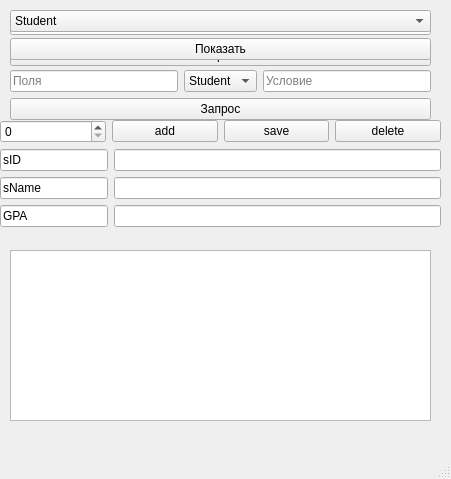
<?xml version="1.0" encoding="UTF-8"?>
<ui version="4.0">
 <class>MainWindow</class>
 <widget class="QMainWindow" name="MainWindow">
  <property name="geometry">
   <rect>
    <x>0</x>
    <y>0</y>
    <width>451</width>
    <height>479</height>
   </rect>
  </property>
  <property name="windowTitle">
   <string>MainWindow</string>
  </property>
  <widget class="QWidget" name="centralwidget">
   <widget class="QWidget" name="WTable" native="true">
    <property name="geometry">
     <rect>
      <x>0</x>
      <y>10</y>
      <width>441</width>
      <height>421</height>
     </rect>
    </property>
    <widget class="QWidget" name="verticalLayoutWidget_2">
     <property name="geometry">
      <rect>
       <x>10</x>
       <y>0</y>
       <width>421</width>
       <height>51</height>
      </rect>
     </property>
     <layout class="QVBoxLayout" name="LTable">
      <item>
       <widget class="QComboBox" name="Table">
        <item>
         <property name="text">
          <string>Student</string>
         </property>
        </item>
        <item>
         <property name="text">
          <string>College</string>
         </property>
        </item>
       </widget>
      </item>
      <item>
       <widget class="QPushButton" name="showTable">
        <property name="text">
         <string>Показать</string>
        </property>
       </widget>
      </item>
     </layout>
    </widget>
    <widget class="QTableView" name="tableView">
     <property name="geometry">
      <rect>
       <x>10</x>
       <y>240</y>
       <width>421</width>
       <height>171</height>
      </rect>
     </property>
    </widget>
    <widget class="QWidget" name="Redactor" native="true">
     <property name="geometry">
      <rect>
       <x>0</x>
       <y>110</y>
       <width>441</width>
       <height>121</height>
      </rect>
     </property>
     <layout class="QVBoxLayout" name="verticalLayout">
      <item>
       <layout class="QHBoxLayout" name="Buttons">
        <item>
         <widget class="QSpinBox" name="spinBox"/>
        </item>
        <item>
         <widget class="QPushButton" name="add">
          <property name="text">
           <string>add</string>
          </property>
         </widget>
        </item>
        <item>
         <widget class="QPushButton" name="save">
          <property name="text">
           <string>save</string>
          </property>
         </widget>
        </item>
        <item>
         <widget class="QPushButton" name="delete_2">
          <property name="text">
           <string>delete</string>
          </property>
         </widget>
        </item>
       </layout>
      </item>
      <item>
       <layout class="QFormLayout" name="Fields">
        <item row="0" column="0">
         <widget class="QLineEdit" name="nameField1">
          <property name="text">
           <string>sID</string>
          </property>
          <property name="readOnly">
           <bool>true</bool>
          </property>
         </widget>
        </item>
        <item row="0" column="1">
         <widget class="QLineEdit" name="field1"/>
        </item>
        <item row="1" column="0">
         <widget class="QLineEdit" name="nameField2">
          <property name="text">
           <string>sName</string>
          </property>
          <property name="readOnly">
           <bool>true</bool>
          </property>
         </widget>
        </item>
        <item row="1" column="1">
         <widget class="QLineEdit" name="field2"/>
        </item>
        <item row="2" column="0">
         <widget class="QLineEdit" name="nameField3">
          <property name="text">
           <string>GPA</string>
          </property>
          <property name="readOnly">
           <bool>true</bool>
          </property>
         </widget>
        </item>
        <item row="2" column="1">
         <widget class="QLineEdit" name="field3"/>
        </item>
       </layout>
      </item>
     </layout>
    </widget>
    <widget class="QWidget" name="verticalLayoutWidget_3">
     <property name="geometry">
      <rect>
       <x>10</x>
       <y>60</y>
       <width>421</width>
       <height>51</height>
      </rect>
     </property>
     <layout class="QGridLayout" name="LQuery">
      <item row="0" column="0">
       <widget class="QLineEdit" name="entFields">
        <property name="placeholderText">
         <string>Поля</string>
        </property>
       </widget>
      </item>
      <item row="0" column="2">
       <widget class="QLineEdit" name="where">
        <property name="placeholderText">
         <string>Условие</string>
        </property>
       </widget>
      </item>
      <item row="0" column="1">
       <widget class="QComboBox" name="comboBox">
        <item>
         <property name="text">
          <string>Student</string>
         </property>
        </item>
        <item>
         <property name="text">
          <string>College</string>
         </property>
        </item>
       </widget>
      </item>
      <item row="1" column="0" colspan="3">
       <widget class="QPushButton" name="queryTable">
        <property name="text">
         <string>Запрос</string>
        </property>
       </widget>
      </item>
     </layout>
    </widget>
   </widget>
   <widget class="QWidget" name="Database" native="true">
    <property name="geometry">
     <rect>
      <x>0</x>
      <y>0</y>
      <width>441</width>
      <height>71</height>
     </rect>
    </property>
    <widget class="QWidget" name="verticalLayoutWidget">
     <property name="geometry">
      <rect>
       <x>10</x>
       <y>10</y>
       <width>421</width>
       <height>61</height>
      </rect>
     </property>
     <layout class="QVBoxLayout" name="DB">
      <item>
       <widget class="QLineEdit" name="lineEdit">
        <property name="placeholderText">
         <string>Введите путь к файлу с БД</string>
        </property>
       </widget>
      </item>
      <item>
       <widget class="QPushButton" name="openDB">
        <property name="text">
         <string>Открыть</string>
        </property>
       </widget>
      </item>
     </layout>
    </widget>
   </widget>
   <zorder>Database</zorder>
   <zorder>WTable</zorder>
  </widget>
  <widget class="QMenuBar" name="menubar">
   <property name="geometry">
    <rect>
     <x>0</x>
     <y>0</y>
     <width>451</width>
     <height>21</height>
    </rect>
   </property>
  </widget>
  <widget class="QStatusBar" name="statusbar"/>
 </widget>
 <resources/>
 <connections/>
</ui>
